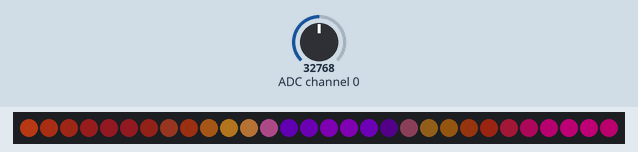
A program run on a simulated Raspberry Pi Pico running MicroPython. On the bench: 30 RGB LEDs in strip order, left to right. The test bench sets the inputs (shaded band); at power-on: ADC channel 0 = 32768 (analog values on the 0–65535 scale). Dim RGB values are drawn brighter than linear; random numbers come from a fixed seed.

Above: at 1.2 s.
1.3 s: ADC channel 0 set to 65535
At 2.81 s:
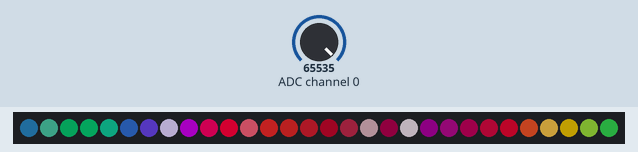
3.0 s: ADC channel 0 set to 57670
At 4.39 s:
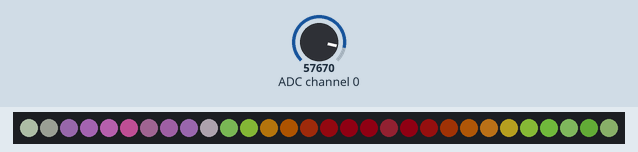
5.1 s: ADC channel 0 set to 7864
At 6.65 s:
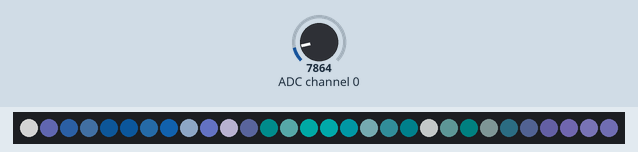
7.0 s: ADC channel 0 set to 0
At 8.37 s:
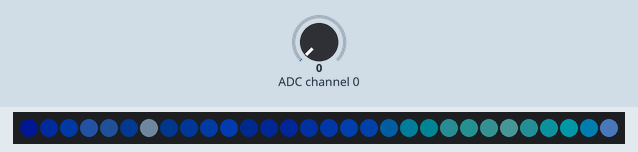
8.7 s: ADC channel 0 set to 32767
At 10.52 s:
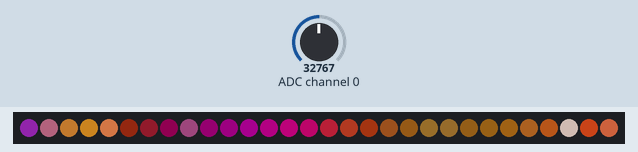
10.7 s: ADC channel 0 set to 19660
At 12.25 s:
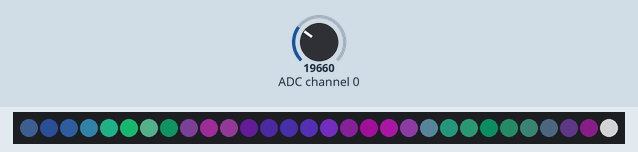

The program:

main.py
```python
import math
import random
from machine import Pin
import neopixel
from PiicoDev_Potentiometer import PiicoDev_Potentiometer
from PiicoDev_Unified import sleep_ms

LED_PIN = 0
NUM_LEDS = 30
BRIGHTNESS = 0.5
FRAME_MS = 16

SMOOTHING = 0.12
LUT_SIZE = 64
TAU = 2 * math.pi

PALETTES = [
    [(0, 8, 50), (0, 60, 160), (0, 190, 210), (120, 255, 240)],
    [(0, 70, 30), (0, 210, 110), (40, 60, 220), (170, 0, 190)],
    [(70, 0, 130), (210, 0, 130), (255, 70, 30), (255, 170, 40)],
    [(140, 0, 0), (255, 40, 0), (255, 130, 0), (255, 230, 90)],
    [(255, 0, 60), (255, 200, 0), (0, 255, 120), (80, 0, 255)],
]


def lerp(a, b, t):
    return a + (b - a) * t


def lerp_rgb(c1, c2, t):
    return (lerp(c1[0], c2[0], t), lerp(c1[1], c2[1], t), lerp(c1[2], c2[2], t))


def smoothstep(t):
    return t * t * (3 - 2 * t)


def sample_palette(palette, x):
    pos = (x % 1.0) * len(palette)
    i = int(pos)
    blend = smoothstep(pos - i)
    return lerp_rgb(palette[i], palette[(i + 1) % len(palette)], blend)


def build_lut(mood):
    pos = mood * (len(PALETTES) - 1)
    i = min(int(pos), len(PALETTES) - 2)
    blend = smoothstep(pos - i)
    lut = []
    for k in range(LUT_SIZE):
        x = k / LUT_SIZE
        lut.append(lerp_rgb(sample_palette(PALETTES[i], x), sample_palette(PALETTES[i + 1], x), blend))
    return lut


def read_mood(pot):
    return max(0.0, min(1.0, pot.value / 100))


def main():
    pot = PiicoDev_Potentiometer(minimum=0, maximum=100)
    strip = neopixel.NeoPixel(Pin(LED_PIN), NUM_LEDS)

    mood = read_mood(pot)
    previous_mood = mood
    lut_mood = mood
    lut = build_lut(mood)

    energy = 0.0
    phase = 0.0
    comet = 0.0
    sparkles = [0.0] * NUM_LEDS

    while True:
        mood += (read_mood(pot) - mood) * SMOOTHING
        energy = min(1.0, energy * 0.9 + abs(mood - previous_mood) * 40)
        previous_mood = mood

        if abs(mood - lut_mood) > 0.003:
            lut = build_lut(mood)
            lut_mood = mood

        speed = 0.02 + mood * 0.1 + energy * 0.25
        phase += speed
        comet = (comet + speed * 6) % NUM_LEDS
        tail = 3 + mood * 8 + energy * 6

        if random.random() < 0.04 + energy * 0.9:
            sparkles[random.randrange(NUM_LEDS)] = 1.0

        for i in range(NUM_LEDS):
            x = i / NUM_LEDS
            wave = math.sin(x * TAU * 1.5 + phase) + math.sin(x * TAU * 0.7 - phase * 0.6 + 1.3)
            index = int((wave * 0.25 + 0.5 + phase * 0.03) * LUT_SIZE) % LUT_SIZE
            r, g, b = lut[index]

            pulse = 0.5 + 0.5 * math.sin(x * TAU * 2 - phase * 1.3)
            level = 0.15 + 0.6 * pulse * pulse

            behind = (comet - i) % NUM_LEDS
            if behind < tail:
                glow = 1 - behind / tail
                level += glow * glow * 0.9

            level = min(level, 1.0)
            r, g, b = r * level, g * level, b * level

            sparkle = sparkles[i]
            if sparkle > 0.01:
                r = lerp(r, 255, sparkle)
                g = lerp(g, 255, sparkle)
                b = lerp(b, 255, sparkle)
                sparkles[i] = sparkle * 0.78
            else:
                sparkles[i] = 0.0

            strip[i] = (int(r * BRIGHTNESS), int(g * BRIGHTNESS), int(b * BRIGHTNESS))

        strip.write()
        sleep_ms(FRAME_MS)


main()
```
